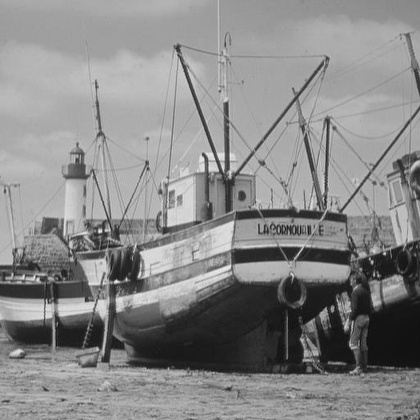
%> input picture images/2-1.jpg, 420 x 420 px, shrunk from 512 x 512 before the run
$ octave lowPassFilterTest.m   (GNU Octave 9; MATLAB toolbox functions it lacks are replaced by stand-ins)
%> lines starting %> are read from the running program, lines starting %| are printed output that depends on the picture
%> further down, image is the input picture: size 420x420x3 uint8; min 12, max 239, mean 136.1
### src/utils/lowPassFilter.m
function outputImage = lowPassFilter(image, filter, d0, nInput)
%> called with filter = 'Ideal', d0 = 50
    [rows, cols, colorChannels] = size(image);
%> rows = 420; cols = 420; colorChannels = 3

    disp(filter);
    % Menentukan parameter padding, biasanya P = 2*rows dan Q = 2*cols
    P = 2*rows;
%> P = 840
    Q = 2*cols;
%> Q = 840
    tempImage = zeros([P Q colorChannels]);

    image = im2double(image);
%> image: size 420x420x3 double
    fp = zeros([P Q colorChannels]);

    % Melakukan padding dengan nilai 0 untuk pixel di luar image awal
    for c = 1:colorChannels
        for i = 1 : P
            for j = 1 : Q
                if i <= rows && j <= cols
                    fp(i,j,c) = image(i,j,c);
                else
                    fp(i,j,c) = 0;
                end
            end
        end
    end
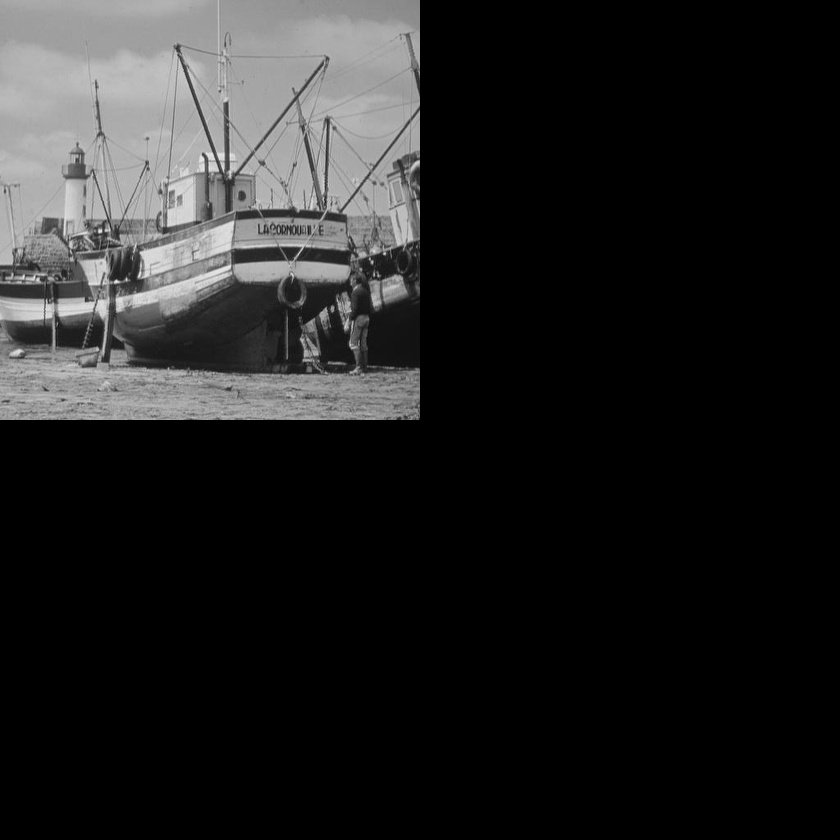
%> fp: size 840x840x3 double; min 0, max 0.937, mean 0.133

    % Pemrosesan untuk tiap kanal warna
    for c = 1:colorChannels
        currImg = fp(:,:,c);

        % Transformasi Fourier
        F = fftshift(fft2(currImg));

        % Cut-off frequency
        D0 = d0;

        % Range dari variabel
        u = 0:(P-1);
        v = 0:(Q-1);

        % Index untuk digunakan pada meshgrid
        idx = find(u > P/2);
        u(idx) = u(idx) - P;
        idy = find(v > Q/2);
        v(idy) = v(idy) - Q;

        % Menghitung meshgrid array
        [V, U] = meshgrid(v, u);
        D = sqrt(U.^2 + V.^2);

        H = 0;

        % Melakukan filtering berdasarkan jenis filter low-pass
        if filter == "Gaussian"
            H = exp(-(D.^2)./(2*(D0^2)));
        elseif filter == "Ideal"
            H = double(D <= D0);
        elseif filter == "Butterworth"
            n = nInput;
            H = 1 ./ (1 + (D ./ D0).^(2*n));
        end

        H = fftshift(H);
        G = H .* F;
        G1 = ifftshift(G);
        G2 = real(ifft2(G1));

        tempImage(:,:,c) = G2(:,:,1);
    end
%> this loop made 3 passes
%> pass 1, in lowPassFilter, `G2 = real(ifft2(G1));`:
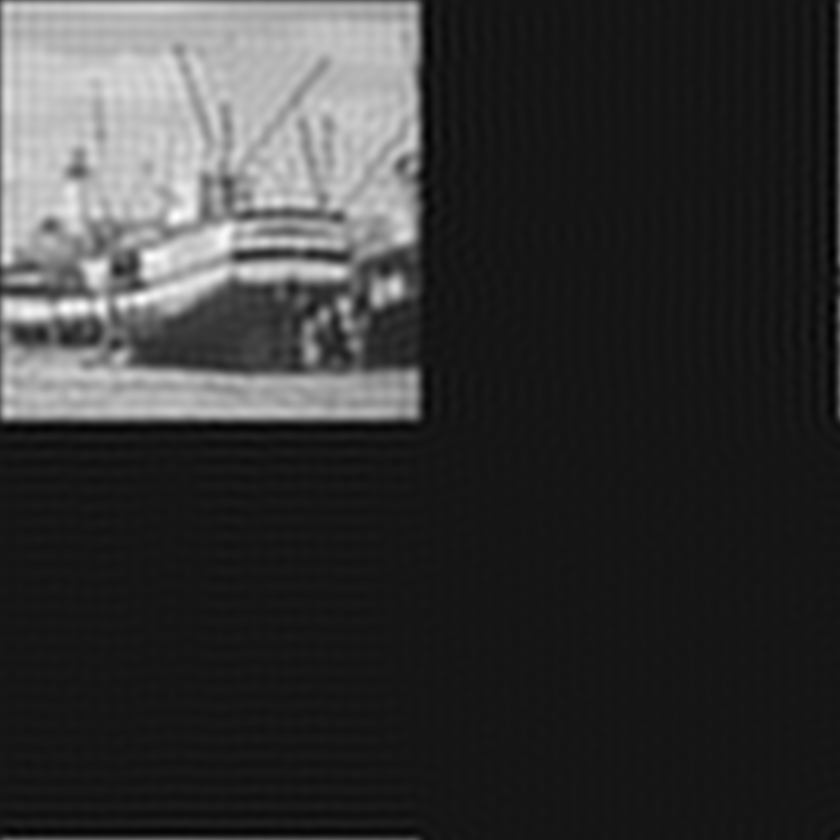
%> G2: size 840x840 double; min -0.0859, max 0.922, mean 0.133; drawn with min black and max white
%> after the loop, u = 840 values, max 420 at index 421, min -419 at index 422, mean 0.5; v has the same summary as u

    outputImage = tempImage(1:rows, 1:cols, :);
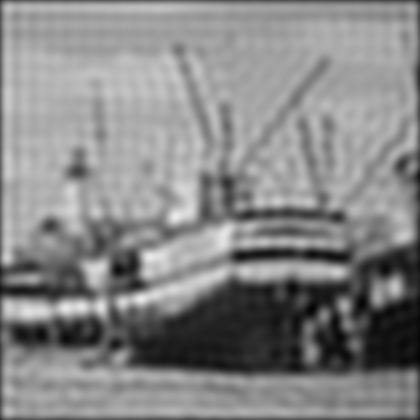
%> outputImage: size 420x420x3 double; min 0.0119, max 0.922, mean 0.529
end

### src/test/lowPassFilterTest.m
image = imread('images/2-1.jpg');
imshow(image);

imageOutput = lowPassFilter(image,'Ideal', 50);
%imageOutput = lowPassFilter(image,'Gaussian', 50);
%imageOutput = lowPassFilter(image,'Butterworth', 50, 2);
figure;
imshow(imageOutput);

$ run again, with images/1-1.jpg copied over images/2-1.jpg
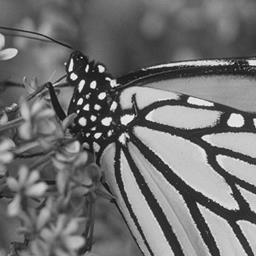
%> input picture images/1-1.jpg, 256 x 256 px
%> image is the input picture: size 256x256x3 uint8; min 0, max 254, mean 112.5
%> image: size 256x256x3 double
%> the loop in lowPassFilter, `for c = 1:colorChannels` made 3 passes
%> pass 1, in lowPassFilter, `G2 = real(ifft2(G1));`:
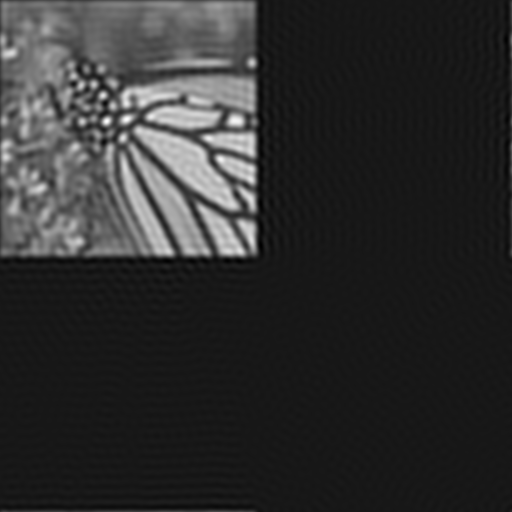
%> G2: size 512x512 double; min -0.11, max 1.07, mean 0.11; drawn with min black and max white
%> after the loop in lowPassFilter, `for c = 1:colorChannels`: u = 512 values, max 256 at index 257, min -255 at index 258, mean 0.5; v has the same summary as u
%> in lowPassFilter, `outputImage = tempImage(1:rows, 1:cols, :);`:
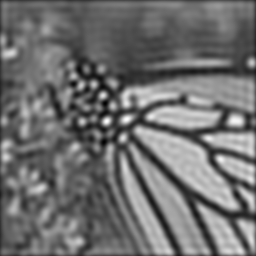
%> outputImage: size 256x256x3 double; min -0.058, max 1.07, mean 0.437; drawn with min black and max white

$ run again, with images/1-2.jpg copied over images/2-1.jpg
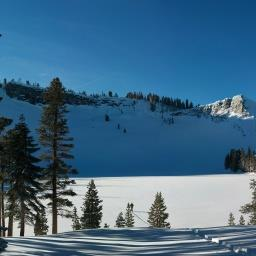
%> input picture images/1-2.jpg, 256 x 256 px
%> image is the input picture: size 256x256x3 uint8; mean R, G, B 66.3, 105.4, 133.3
%> image: size 256x256x3 double
%> after the loop in lowPassFilter, `for c = 1:colorChannels`:
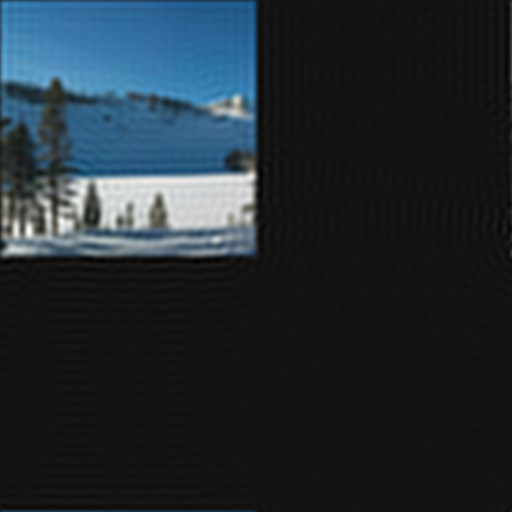
%> tempImage: size 512x512x3 double; mean R, G, B 0.065, 0.103, 0.131; mean of the top-left, top-right, bottom-left and bottom-right quarters 0.396, 0.00122, 0.00124, -1.31e-07; drawn with min black and max white
%> after the loop in lowPassFilter, `for c = 1:colorChannels`: u = 512 values, max 256 at index 257, min -255 at index 258, mean 0.5; v has the same summary as u
%> in lowPassFilter, `outputImage = tempImage(1:rows, 1:cols, :);`:
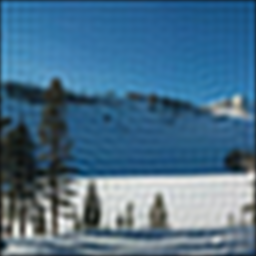
%> outputImage: size 256x256x3 double; mean R, G, B 0.259, 0.411, 0.519; drawn with min black and max white

$ run again, with images/1-3.jpg copied over images/2-1.jpg
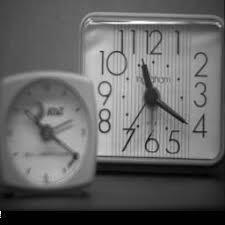
%> input picture images/1-3.jpg, 225 x 225 px
%> image is the input picture: size 225x225x3 uint8; min 0, max 255, mean 100.8
%> image: size 225x225x3 double
%> the loop in lowPassFilter, `for c = 1:colorChannels` made 3 passes
%> pass 1, in lowPassFilter, `G2 = real(ifft2(G1));`:
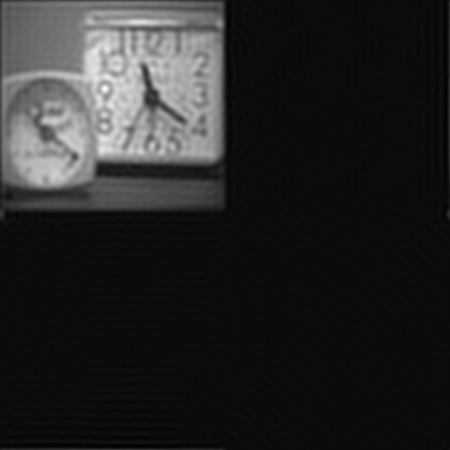
%> G2: size 450x450 double; min -0.0428, max 0.891, mean 0.0988; drawn with min black and max white
%> after the loop in lowPassFilter, `for c = 1:colorChannels`: u = 450 values, max 225 at index 226, min -224 at index 227, mean 0.5; v has the same summary as u
%> in lowPassFilter, `outputImage = tempImage(1:rows, 1:cols, :);`:
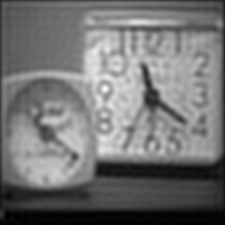
%> outputImage: size 225x225x3 double; min -0.0175, max 0.891, mean 0.394; drawn with min black and max white
